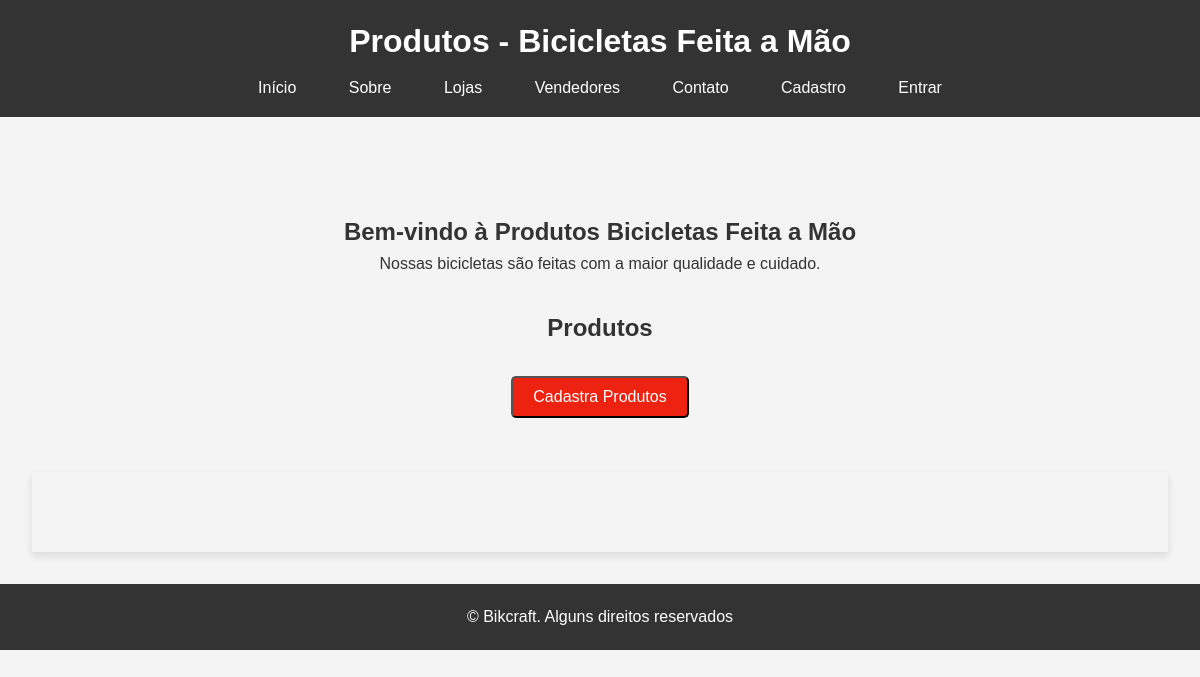
The app's page /produtos/, older data.
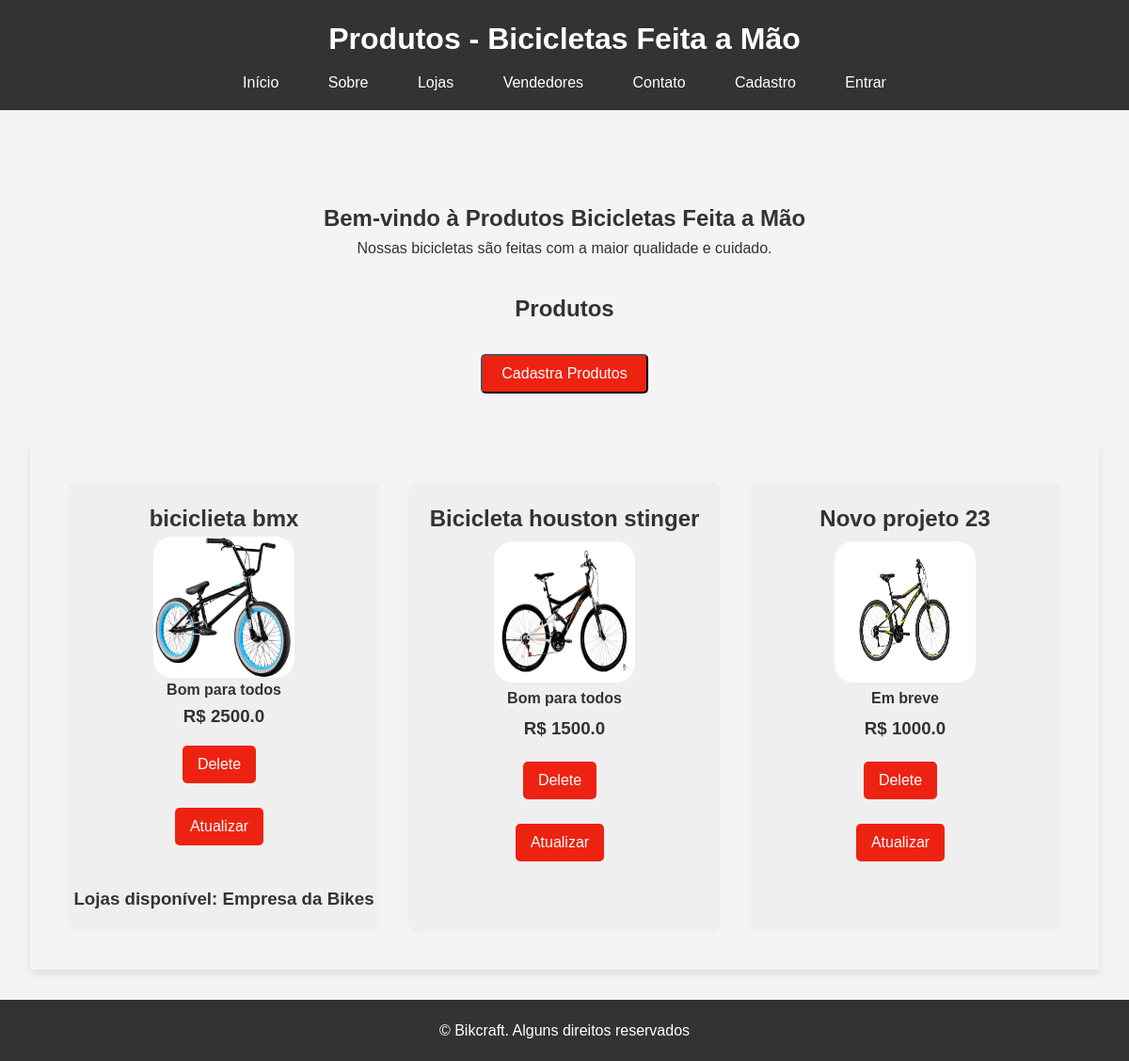
The same page, newer data.
### bikcraft/models.py (models this page shows, shortened)
class Bike(models.Model):
    modelo = models.CharField(max_length=255, verbose_name='Modelo')
    preco = models.FloatField(verbose_name='Preço')
    descricao = models.TextField(verbose_name='Descrição', blank=True, null=True)
    foto = models.ImageField(upload_to='media/bikcraft/', blank=True, null=True, verbose_name='Foto')

class Lojas(models.Model):
    nome = models.CharField(max_length=30, verbose_name='Nome da Loja')
    produtos = models.ManyToManyField(Bike, verbose_name='Produtos')
    cnpj = models.CharField(max_length=14, verbose_name='CNPJ')
    detalhe = models.TextField(blank=True, null=True, verbose_name='Descrição')
    def __str__(self):
        return self.nome

### bikcraft/views.py (the view)
# urls.py: path('produtos/', views.ListProdutosView.as_view(), name='pagina-produtos'),
class ListProdutosView(ListView):
    model = Bike
    template_name = 'produtos.html'
    context_object_name = 'produtos'

### bikcraft/templates/produtos.html (shortened to what this page needs)
{% extends "base/produtos.html" %}
{% load static %}
{% block conteudo %}
<main>
    <section id="home">
        <h2><center>Bem-vindo à Produtos Bicicletas Feita a Mão</center></h2>
        <p><center>Nossas bicicletas são feitas com a maior qualidade e cuidado.</center></p>
    </section>
    <h2><center>Produtos</center></h2>
    <br>
    <div class="button-cadastra">
        <a href='{% url "cadastrar-produtos" %}'><button>Cadastra Produtos</button></a>
    </div>
    <br>
    <br>
    <section id="products">
        {% for produto in produtos %}
            <div class='product-card'>
                <h2>{{produto.modelo}}</h2>
                <img class='foto' src='{{produto.foto.url}}'/>
                <h4>{{produto.descricao}}</h4>
                <h3> R$ {{produto.preco}}</h3>
                <div class="button-container">
			        <form method='POST' action='{% url "deleta-produto" produto.id %}'>
				        <center><button type='submit'>Delete</button></center>
			        </form>
                    <br>
                    <center><a id='atualizado' href='{% url "pagina-atualizado" produto.id %}'><button id='atualiza'>Atualizar</button></a></center>
                </div>
                <br>
                <div class='lista_lojas'>
                    {% for loja in produto.lojas_set.all %}
                        <h3>Lojas disponível: {{loja}}</h3>
                    {% endfor %}
                </div>
            </div>
        {% endfor %}
    </section>
</main>
{% endblock conteudo %}

### templates/base/produtos.html (shortened to what this page needs)
{% load static %}
<!DOCTYPE html>
<html lang="pt-BR">
<head>
    <link rel="stylesheet" href="{% static 'bikes/css/produtos.css' %}">
</head>
<body>
    <header>
        <h1>Produtos - Bicicletas Feita a Mão</h1>
        <nav>
            <ul>
                <li><a href='{% url "pagina-inicial" %}'>Início</a></li>
                <li><a href="{% url "pagina-sobre" %}">Sobre</a></li>
                <li><a href='{% url "pagina-loja" %}'>Lojas</a></li>
                <li><a href='{% url "pagina-vendedores" %}'>Vendedores</a></li>
                <li><a href="{% url "pagina-contados" %}">Contato</a></li>
                {% if request.user.is_authenticated %}
                    <li><a href='{% url "sair" %}'>Sair</a></li>
                {% else %}
                    <li><a href='{% url "cadastra-usuario" %}'>Cadastro</a></li>
                    <li><a href='{% url "acessar" %}'>Entrar</a></li>
                {% endif %}
            </ul>
        </nav>
    </header>
    {% block conteudo %}{% endblock conteudo %}
    <footer>
        <p>&copy; Bikcraft. Alguns direitos reservados</p>
    </footer>
</body>
</html>

### templates/static/bikes/css/produtos.css (style rules this page uses)
* { margin: 0; padding: 0; box-sizing: border-box; }
body { font-family: Arial, sans-serif; line-height: 1.6; background-color: #f4f4f4; color: #333; }
#home { text-align: center; margin: 4rem; }
header { background: #333; color: #fff; padding: 1rem 0; text-align: center; }
header h1 { margin-bottom: 0.5rem; }
nav ul { list-style: none; }
nav ul li { display: inline; margin: 0 0.5rem; }
nav ul li a { color: #fff; text-decoration: none; padding: 0.5rem 1rem; }
main { padding: 2rem; }
section#home { margin-bottom: 2rem; }
section#products { display: grid; gap: 30px; padding: 40px; box-shadow: 0 4px 8px rgba(0, 0, 0, 0.1); }
.button-cadastra { display: flex; justify-content: center; align-items: center; height: 6vh; }
.button-cadastra button { padding: 10px 20px; font-size: 16px; cursor: pointer; background-color: #e21; color: #fff; border-radius: 5px; }
.button-container { margin-top: 1rem; }
.button-container button { display: inline-block; margin-right: 10px; font-size: 16px; cursor: pointer; background: #e21; color: #fff; padding: 0.7rem 1.0rem; border: none; border-radius: 5px; }
#products { display: grid; grid-template-columns: repeat(3, 1fr); gap: 30px; padding: 40px; }
.lista_lojas { margin-top: 1rem; }
.product-card { background: #efefef; grid-template-columns: 1fr; border-radius: 10px; padding: 20px 0px; justify-items: center; display: grid; }
.foto { width: 150px; height: 150px; border-radius: 20px; }
p { text-align: center; }
footer { background: #333; color: #fff; text-align: center; padding: 20px 0; }
footer p { margin: 0; }

Row changes from the older to the newer data that the page shows:
added Bike: modelo "biciclieta bmx", foto (picture), descricao "Bom para todos", preco "2500.0"
added Lojas: nome "Empresa da Bikes"
added Bike: modelo "Bicicleta houston stinger", foto (picture), descricao "Bom para todos", preco "1500.0"
added Bike: modelo "Novo projeto 23", foto (picture), descricao "Em breve", preco "1000.0"
